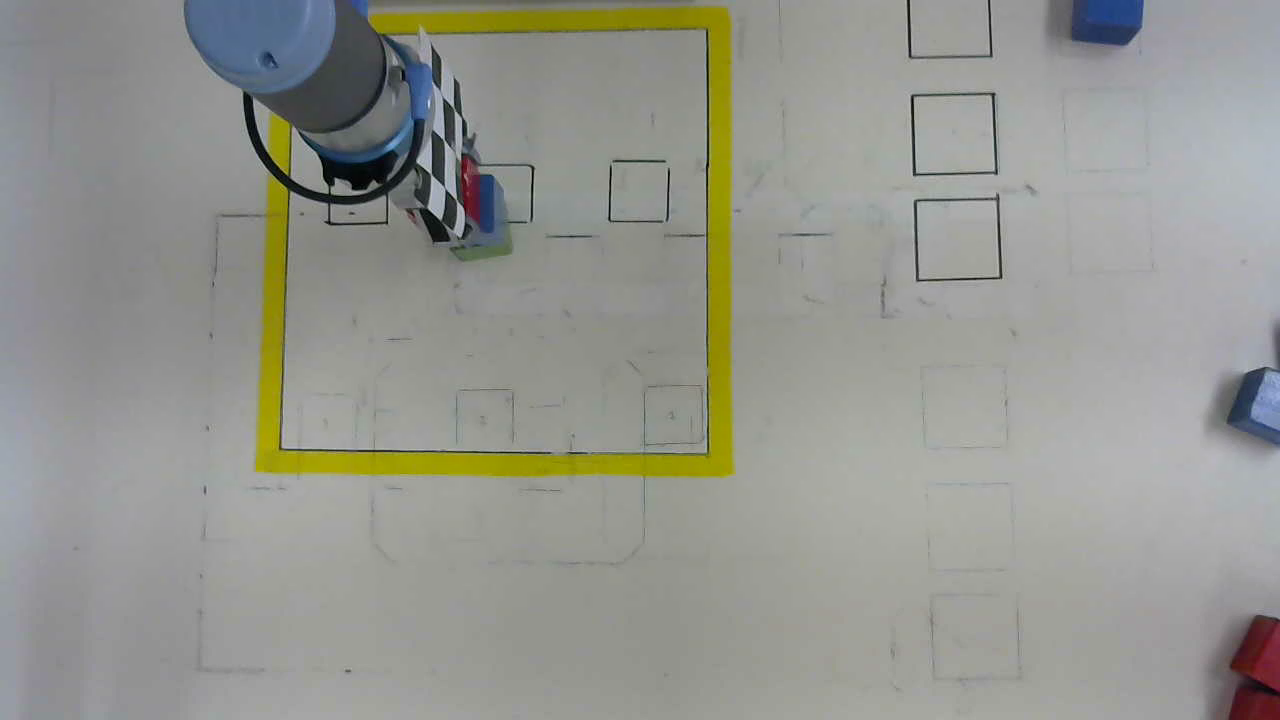
#> input picture calib_data/0.png, 1280 x 720 px; its folder holds 4 pictures in this run
$ python get_intrinsics_of_camera.py
#> lines starting #> are read from the running program, lines starting #| are printed output that depends on the picture; after the words box and inside, x2 and y2 are one past the last pixel; in counts of white or black regions, pixels touching at a corner belong together
import glob
import cv2
import numpy as np

# Define the dimensions of chessboard (number of inner corners)
CHECKERBOARD = (6, 4)

# Stop the iteration when reaching specified criteria (max count = 30, epsilon = 0.001)
criteria = (cv2.TERM_CRITERIA_EPS + cv2.TERM_CRITERIA_MAX_ITER, 30, 0.001)

# Vector to store 3D points for each checkerboard image
objpoints = []
# Vector to store 2D points for each checkerboard image
imgpoints = []

# Define 3D points for the checkerboard corners (Z coordinate is 0)
objp = np.zeros((CHECKERBOARD[0] * CHECKERBOARD[1], 3), np.float32)
objp[:, :2] = np.mgrid[0 : CHECKERBOARD[0], 0 : CHECKERBOARD[1]].T.reshape(
    -1, 2
)

# Extract path of individual images stored in a given directory
images = glob.glob("calib_data/*.png")

for fname in images:
  img = cv2.imread(fname)
#> img is the input picture: shape (720, 1280, 3); mean B, G, R 143.1, 149.8, 148.8
  gray = cv2.cvtColor(img, cv2.COLOR_BGR2GRAY)
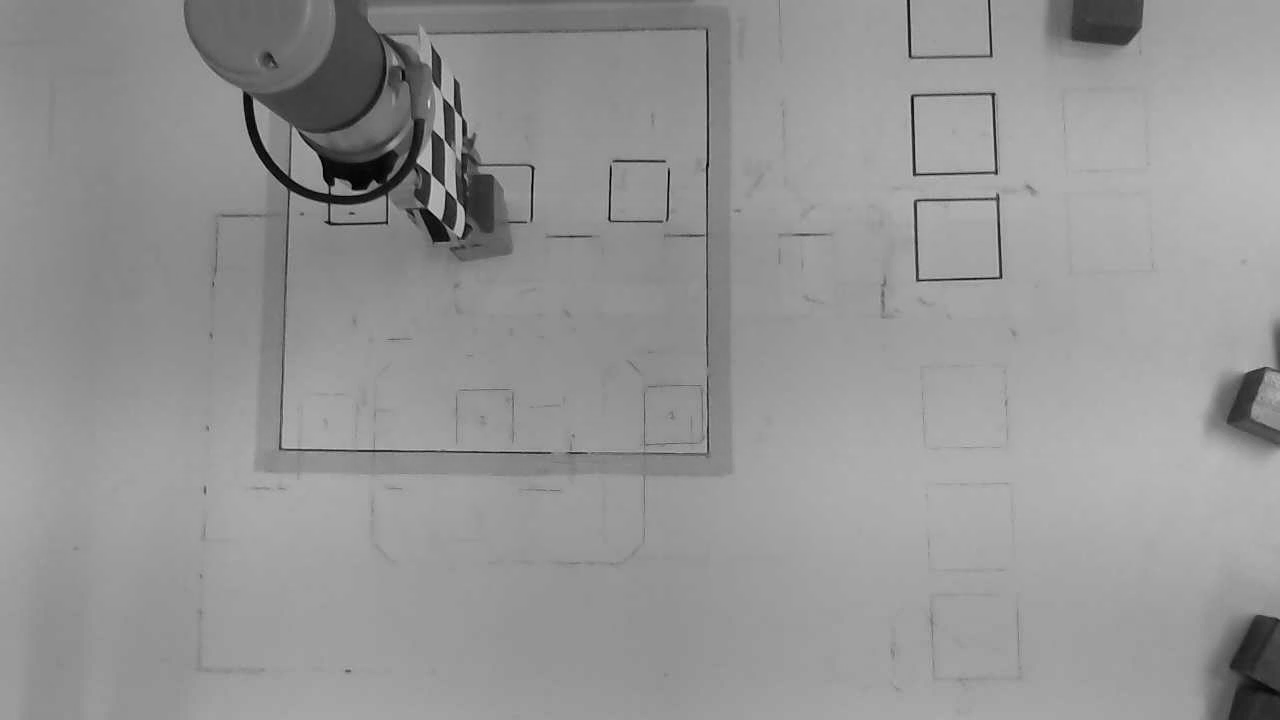
#> gray: shape (720, 1280); min 0, max 213, mean 148.8

  # Find the chess board corners
  ret, corners = cv2.findChessboardCorners(gray, CHECKERBOARD, None)
#> ret = False; corners = None

  # If desired number of corners are found, refine them and add to vectors
  if ret:
    objpoints.append(objp)
    corners2 = cv2.cornerSubPix(gray, corners, (11, 11), (-1, -1), criteria)
    imgpoints.append(corners2)

    # Draw and display the corners
    img = cv2.drawChessboardCorners(img, CHECKERBOARD, corners2, ret)
    cv2.imshow("Img", img)
    cv2.waitKey(100)
#> pass 2 of the loop `for fname in images:`:
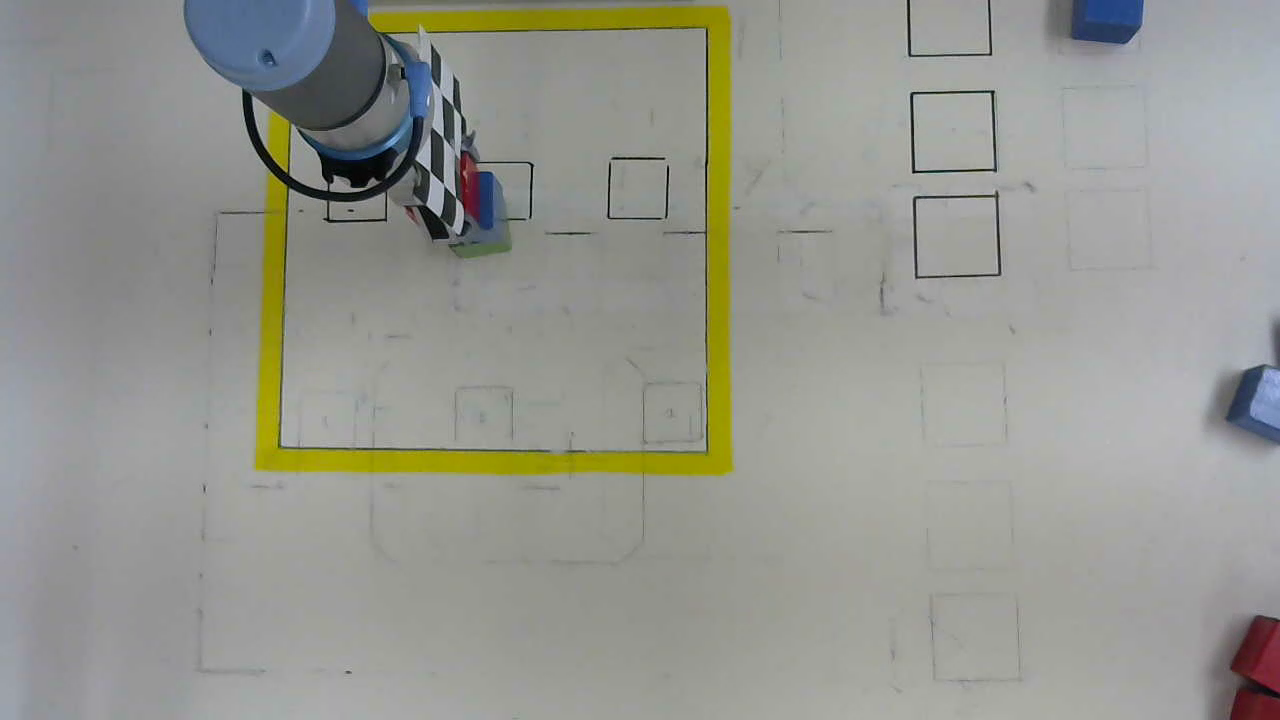
#> input picture calib_data/1.png, 1280 x 720 px
#> img is the input picture: shape (720, 1280, 3); mean B, G, R 143.9, 150.7, 149.5
#> `gray = cv2.cvtColor(img, cv2.COLOR_BGR2GRAY)`:
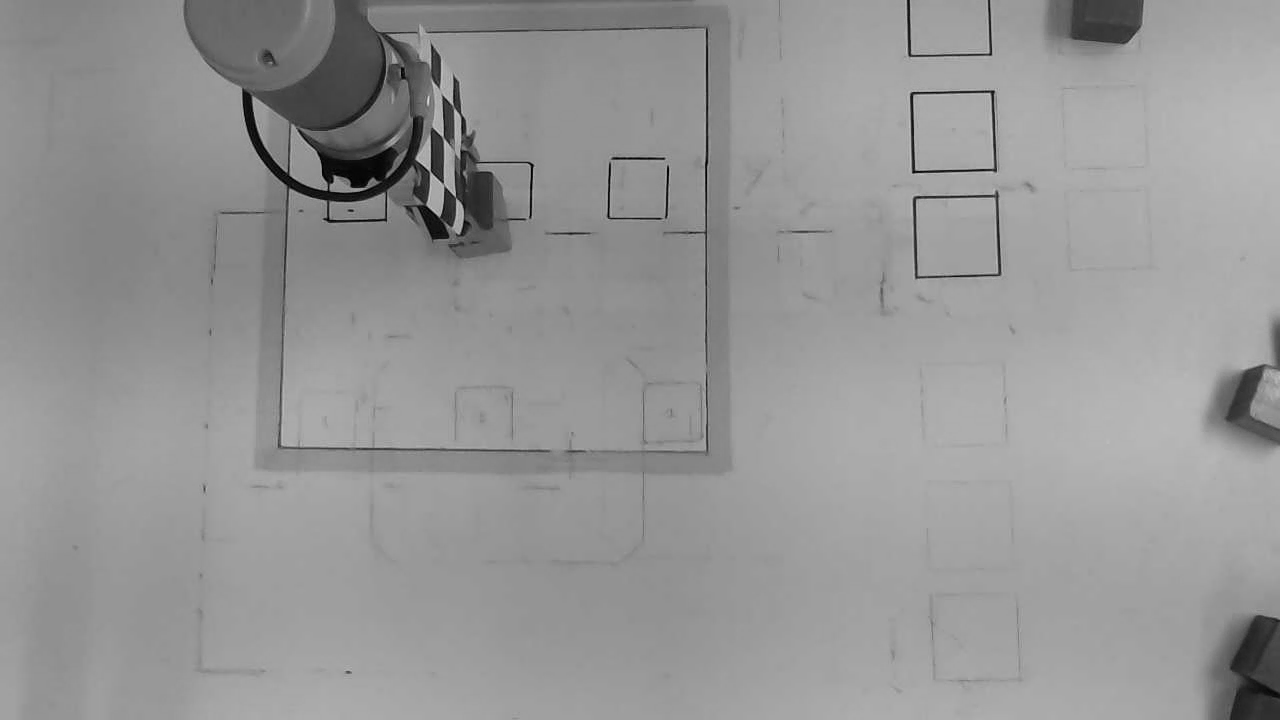
#> gray: shape (720, 1280); min 0, max 221, mean 149.6
#> pass 3 of the loop `for fname in images:`:
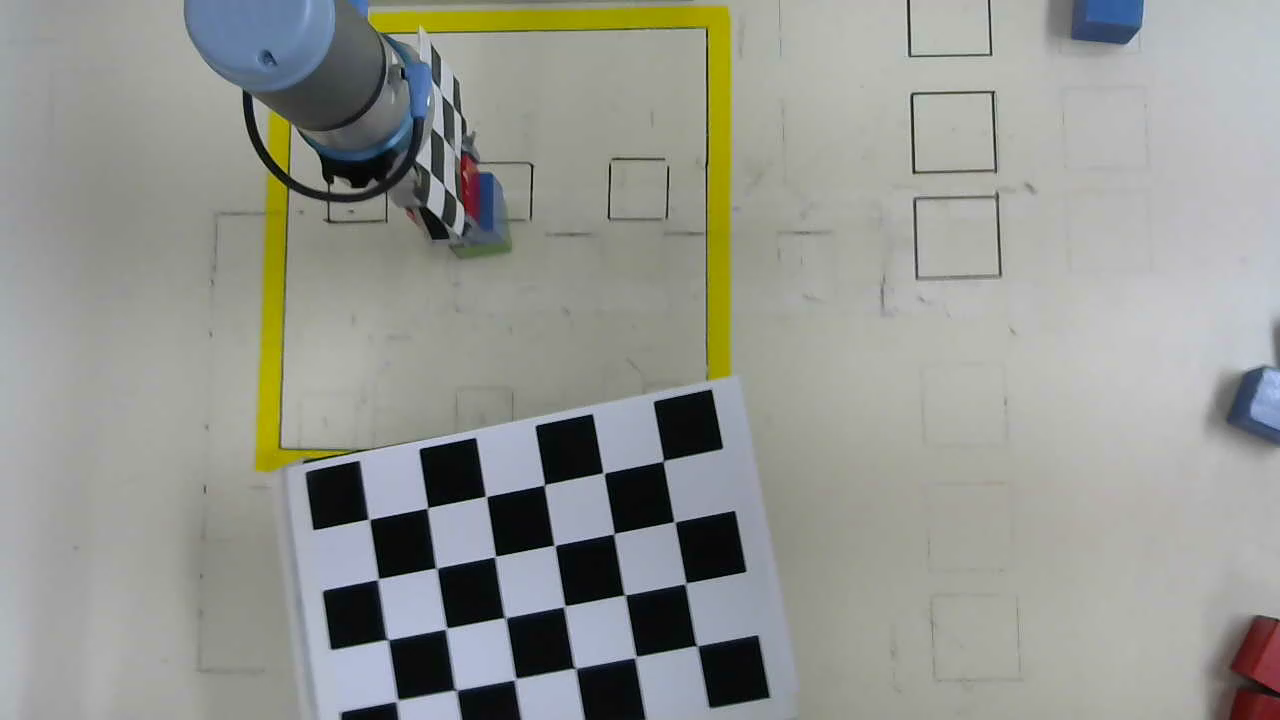
#> input picture calib_data/10.png, 1280 x 720 px
#> img is the input picture: shape (720, 1280, 3); mean B, G, R 144.5, 150.2, 148.5
#> `gray = cv2.cvtColor(img, cv2.COLOR_BGR2GRAY)`:
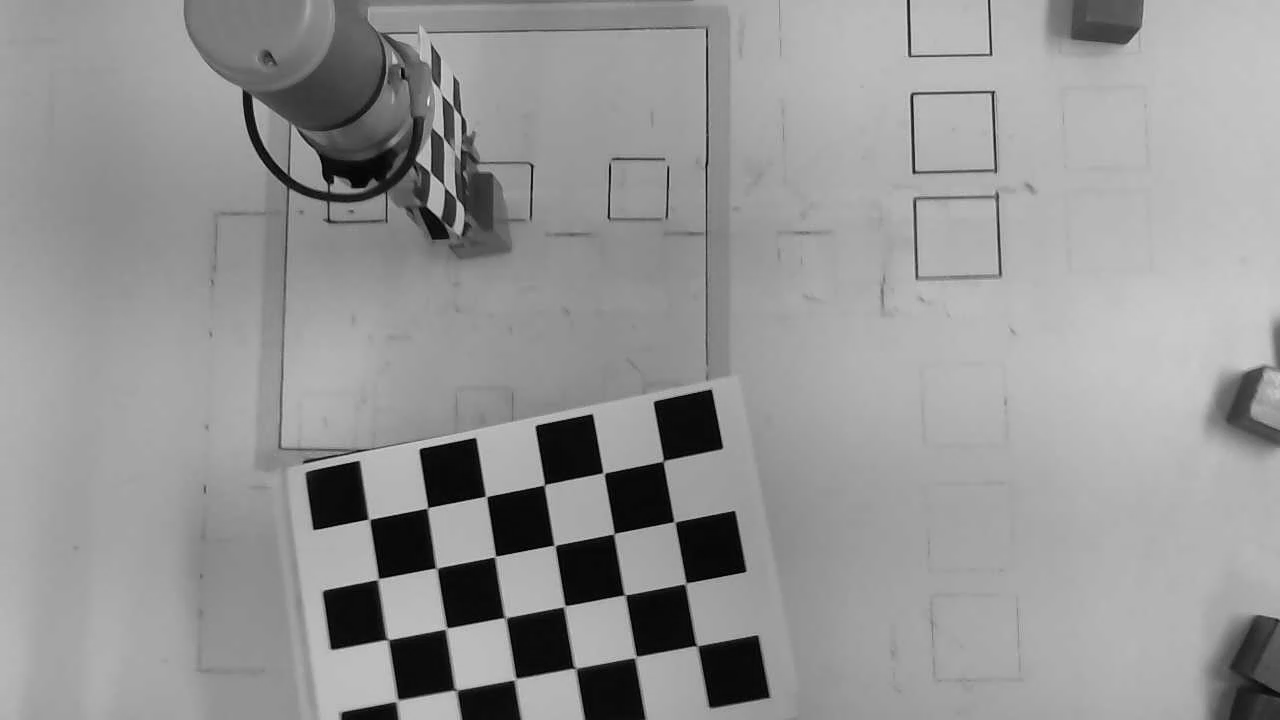
#> gray: shape (720, 1280); min 0, max 243, mean 149.2
#> ret = True; corners = 24 rows, first 8: [368.8, 519.2], [427.5, 508], [486, 496.3], [545.6, 485.9], [603.2, 473.9], [663.5, 461], [379.4, 579.4], [436.3, 568.1]
#> corners2 = 24 rows, first 8: [369.1, 519.3], [427.5, 507.8], [486.1, 496.4], [544.4, 484.7], [603.5, 473], [663.2, 460.9], [378.1, 579], [436.5, 568.1]
#> `img = cv2.drawChessboardCorners(img, CHECKERBOARD, corners2, ret)`:
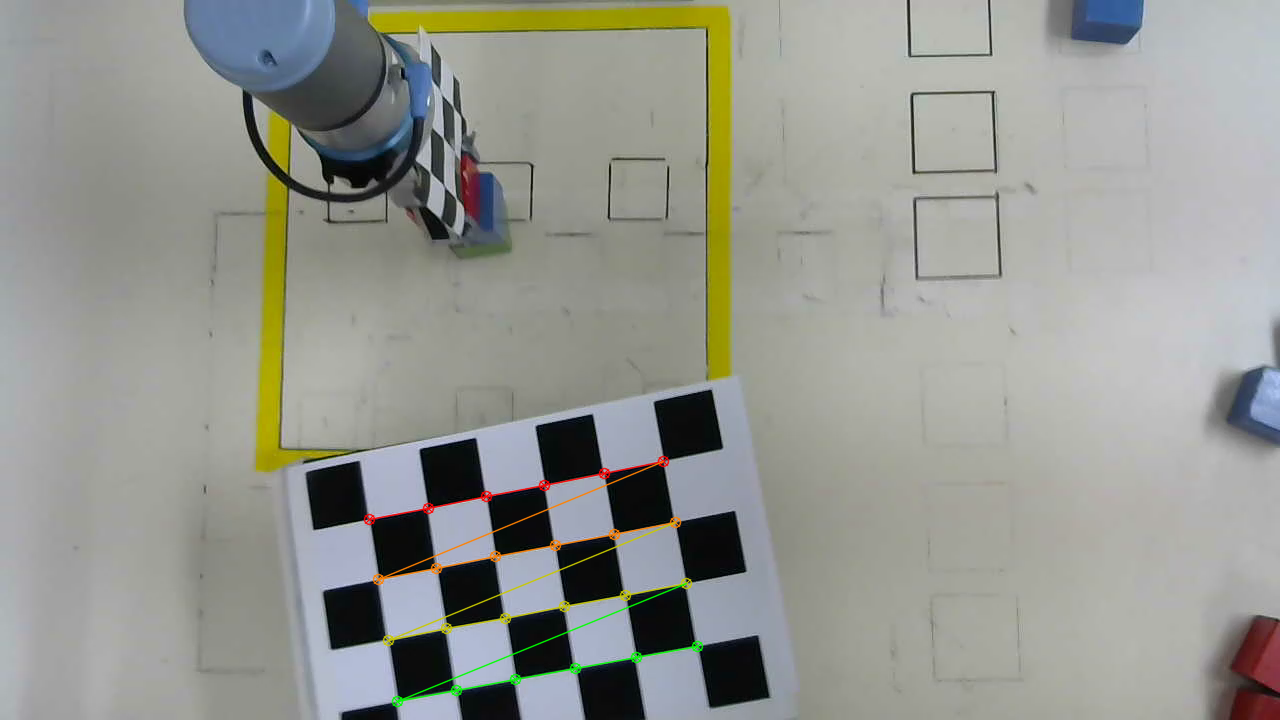
#> img: shape (720, 1280, 3); 0.88% of pixels changed, all inside (x1, y1, x2, y2) = (363, 455, 704, 708)
#> the loop made 4 passes; the first 3 are shown

cv2.destroyAllWindows()

# Perform camera calibration
ret, mtx, dist, rvecs, tvecs = cv2.calibrateCamera(
    objpoints, imgpoints, gray.shape[::-1], None, None
)

print("Camera Matrix :\n", mtx)
print("Distortion Coefficients :\n", dist)
print("Rotation Vectors :\n", rvecs)
print("Translation Vectors :\n", tvecs)

np.save('camera_matrix.npy', mtx)
np.save('distortion_matrix.npy', dist)

mean_error = 0
for i in range(len(objpoints)):
    imgpoints2, _ = cv2.projectPoints(objpoints[i], rvecs[i], tvecs[i], mtx, dist)
    error = cv2.norm(imgpoints[i], imgpoints2, cv2.NORM_L2)/len(imgpoints2)
    mean_error += error

print( "total error: {}".format(mean_error/len(objpoints)) )
